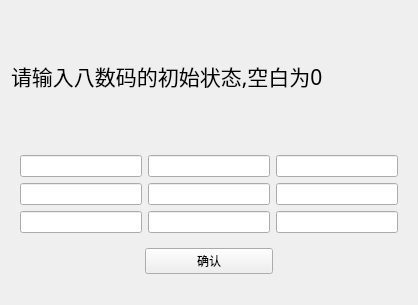
<?xml version="1.0" encoding="UTF-8"?>
<ui version="4.0">
 <class>input</class>
 <widget class="QWidget" name="input">
  <property name="enabled">
   <bool>true</bool>
  </property>
  <property name="geometry">
   <rect>
    <x>0</x>
    <y>0</y>
    <width>418</width>
    <height>305</height>
   </rect>
  </property>
  <property name="windowTitle">
   <string>Form</string>
  </property>
  <layout class="QGridLayout" name="gridLayout_2">
   <item row="4" column="1">
    <spacer name="horizontalSpacer_3">
     <property name="orientation">
      <enum>Qt::Horizontal</enum>
     </property>
     <property name="sizeHint" stdset="0">
      <size>
       <width>40</width>
       <height>20</height>
      </size>
     </property>
    </spacer>
   </item>
   <item row="0" column="1" colspan="3">
    <spacer name="horizontalSpacer_1">
     <property name="orientation">
      <enum>Qt::Horizontal</enum>
     </property>
     <property name="sizeHint" stdset="0">
      <size>
       <width>40</width>
       <height>20</height>
      </size>
     </property>
    </spacer>
   </item>
   <item row="1" column="1" colspan="3">
    <widget class="QLabel" name="tips">
     <property name="enabled">
      <bool>true</bool>
     </property>
     <property name="font">
      <font>
       <family>华文行楷</family>
       <pointsize>16</pointsize>
      </font>
     </property>
     <property name="text">
      <string>请输入八数码的初始状态,空白为0</string>
     </property>
     <property name="textFormat">
      <enum>Qt::AutoText</enum>
     </property>
    </widget>
   </item>
   <item row="4" column="2">
    <widget class="QPushButton" name="pushButton">
     <property name="text">
      <string>确认</string>
     </property>
    </widget>
   </item>
   <item row="4" column="3">
    <spacer name="horizontalSpacer_4">
     <property name="orientation">
      <enum>Qt::Horizontal</enum>
     </property>
     <property name="sizeHint" stdset="0">
      <size>
       <width>126</width>
       <height>20</height>
      </size>
     </property>
    </spacer>
   </item>
   <item row="2" column="1" colspan="3">
    <spacer name="horizontalSpacer_2">
     <property name="orientation">
      <enum>Qt::Horizontal</enum>
     </property>
     <property name="sizeHint" stdset="0">
      <size>
       <width>40</width>
       <height>20</height>
      </size>
     </property>
    </spacer>
   </item>
   <item row="3" column="1" colspan="3">
    <widget class="QWidget" name="widget" native="true">
     <layout class="QGridLayout" name="gridLayout">
      <item row="1" column="1">
       <widget class="QLineEdit" name="Edit5">
        <property name="tabletTracking">
         <bool>true</bool>
        </property>
       </widget>
      </item>
      <item row="2" column="1">
       <widget class="QLineEdit" name="Edit8">
        <property name="tabletTracking">
         <bool>true</bool>
        </property>
       </widget>
      </item>
      <item row="0" column="1">
       <widget class="QLineEdit" name="Edit2">
        <property name="tabletTracking">
         <bool>true</bool>
        </property>
       </widget>
      </item>
      <item row="0" column="2">
       <widget class="QLineEdit" name="Edit3">
        <property name="tabletTracking">
         <bool>true</bool>
        </property>
       </widget>
      </item>
      <item row="1" column="0">
       <widget class="QLineEdit" name="Edit4">
        <property name="tabletTracking">
         <bool>true</bool>
        </property>
       </widget>
      </item>
      <item row="1" column="2">
       <widget class="QLineEdit" name="Edit6">
        <property name="tabletTracking">
         <bool>true</bool>
        </property>
       </widget>
      </item>
      <item row="2" column="0">
       <widget class="QLineEdit" name="Edit7">
        <property name="tabletTracking">
         <bool>true</bool>
        </property>
       </widget>
      </item>
      <item row="2" column="2">
       <widget class="QLineEdit" name="Edit9">
        <property name="tabletTracking">
         <bool>true</bool>
        </property>
       </widget>
      </item>
      <item row="0" column="0">
       <widget class="QLineEdit" name="Edit1">
        <property name="tabletTracking">
         <bool>true</bool>
        </property>
       </widget>
      </item>
     </layout>
    </widget>
   </item>
   <item row="5" column="2">
    <spacer name="horizontalSpacer">
     <property name="orientation">
      <enum>Qt::Horizontal</enum>
     </property>
     <property name="sizeHint" stdset="0">
      <size>
       <width>40</width>
       <height>20</height>
      </size>
     </property>
    </spacer>
   </item>
  </layout>
 </widget>
 <resources/>
 <connections/>
</ui>
